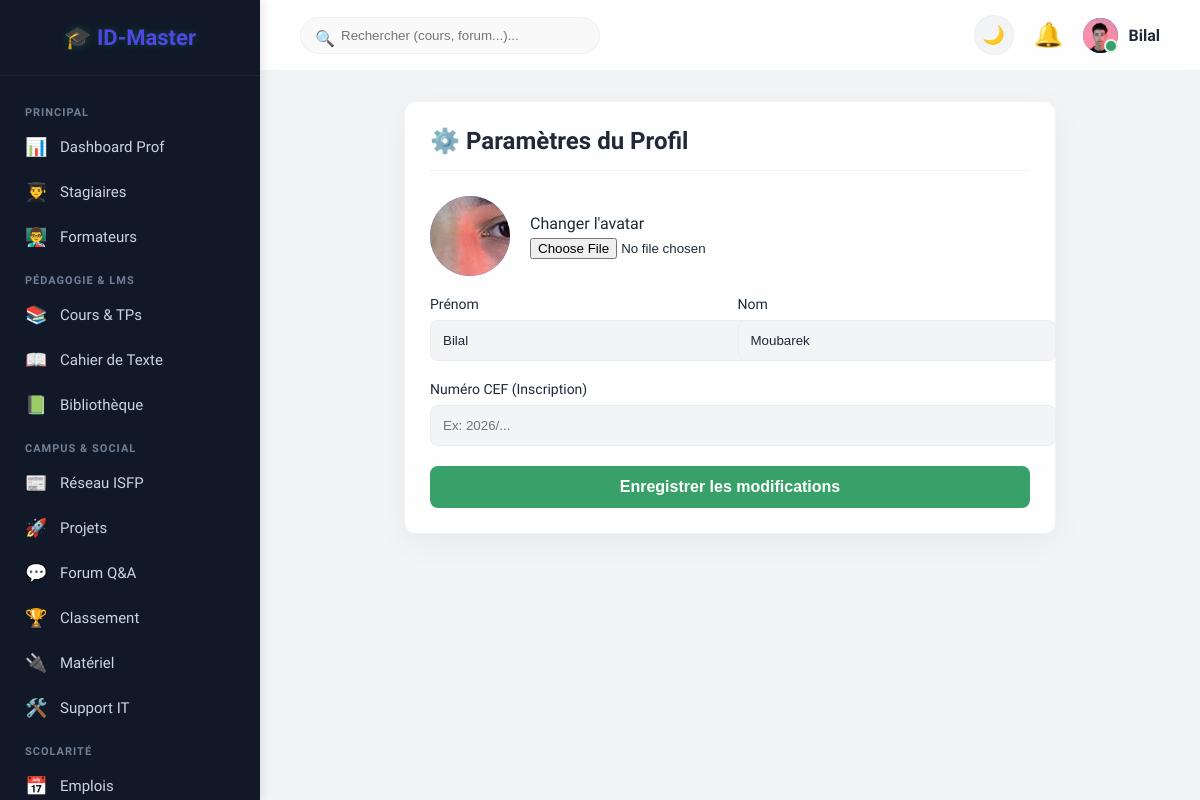
The app's page /settings/ (signed in) with its own data.
### accounts/models.py (models this page shows, shortened)
class CustomUser(AbstractUser):
    ROLE_CHOICES = (('admin', 'Administrateur'), ('professor', 'Professeur'), ('etudiant', 'Étudiant'))
    role = models.CharField(max_length=20, choices=ROLE_CHOICES, default='etudiant')
    profile_picture = models.ImageField(upload_to='profiles/', blank=True, null=True)
    numero_cef = models.CharField(max_length=50, blank=True, null=True, verbose_name="N° Inscription (CEF)")
    last_activity = models.DateTimeField(default=timezone.now)

### accounts/views.py (the view, shortened to what this page needs)
# urls.py: path('settings/', settings_view, name='settings'),
def settings_view(request):
    if not request.user.is_authenticated: return redirect('login')
    return render(request, 'accounts/settings.html')

### accounts/templates/accounts/settings.html (shortened to what this page needs)
{% extends 'accounts/base.html' %}
{% block content %}
<div class="card" style="max-width: 600px; margin: 0 auto;">
    <h2 style="margin-top: 0; color: var(--text-main); margin-bottom: 25px; border-bottom: 1px solid var(--border-color); padding-bottom: 15px;">⚙️ Paramètres du Profil</h2>
    <form method="POST" enctype="multipart/form-data" style="display: flex; flex-direction: column; gap: 20px;">
        <div style="display: flex; align-items: center; gap: 20px;">
            <div class="avatar-container" style="width: 80px; height: 80px; font-size: 30px;">
                {% if request.user.profile_picture %}<img src="{{ request.user.profile_picture.url }}">{% else %}{{ request.user.username|make_list|first|upper }}{% endif %}
            </div>
            <div>
                <label style="display: block; margin-bottom: 5px; font-weight: 500; color: var(--text-main);">Changer l'avatar</label>
                <input type="file" name="profile_picture" accept="image/*" style="color: var(--text-main);">
            </div>
        </div>
        <div style="display: grid; grid-template-columns: 1fr 1fr; gap: 15px;">
            <div>
                <label style="display: block; margin-bottom: 8px; font-size: 14px; font-weight: 500; color: var(--text-main);">Prénom</label>
                <input type="text" name="first_name" value="{{ request.user.first_name }}" style="width: 100%; padding: 12px; border: 1px solid var(--border-color); border-radius: 8px; background: var(--bg-body); color: var(--text-main); outline: none;">
            </div>
            <div>
                <label style="display: block; margin-bottom: 8px; font-size: 14px; font-weight: 500; color: var(--text-main);">Nom</label>
                <input type="text" name="last_name" value="{{ request.user.last_name }}" style="width: 100%; padding: 12px; border: 1px solid var(--border-color); border-radius: 8px; background: var(--bg-body); color: var(--text-main); outline: none;">
            </div>
        </div>
        <div>
            <label style="display: block; margin-bottom: 8px; font-size: 14px; font-weight: 500; color: var(--text-main);">Numéro CEF (Inscription)</label>
            <input type="text" name="numero_cef" value="{{ request.user.numero_cef|default:'' }}" placeholder="Ex: 2026/..." style="width: 100%; padding: 12px; border: 1px solid var(--border-color); border-radius: 8px; background: var(--bg-body); color: var(--text-main); outline: none;">
        </div>
        <button type="submit" style="background: #38a169; color: white; padding: 12px; border: none; border-radius: 8px; font-weight: bold; cursor: pointer; font-size: 16px;">Enregistrer les modifications</button>
    </form>
</div>
{% endblock %}

### accounts/templates/accounts/base.html (shortened to what this page needs)
<!DOCTYPE html>
<html lang="fr">
<head>
</head>
<body>
    <aside class="sidebar" id="sidebar">
        <div class="sidebar-logo">🎓 ID-Master</div>
        <nav>
            <div class="section-title">Principal</div>
            {% if request.user.role == 'etudiant' %}
                <a href="{% url 'student_dashboard' %}"><span>🏠</span> Mon Espace</a>
            {% else %}
                <a href="{% url 'dashboard' %}"><span>📊</span> Dashboard Prof</a>
                <a href="{% url 'stagiaires' %}"><span>👨‍🎓</span> Stagiaires</a>
                <a href="{% url 'formateurs' %}"><span>👨‍🏫</span> Formateurs</a>
            {% endif %}
            <div class="section-title">Pédagogie & LMS</div>
            <a href="{% url 'courses_list' %}"><span>📚</span> Cours & TPs</a>
            <a href="{% url 'cahier_texte' %}"><span>📖</span> Cahier de Texte</a>
            <a href="{% url 'bibliotheque' %}"><span>📗</span> Bibliothèque</a>
            <div class="section-title">Campus & Social</div>
            <a href="{% url 'feed' %}"><span>📰</span> Réseau ISFP</a>
            <a href="{% url 'projets_stagiaires' %}"><span>🚀</span> Projets</a>
            <a href="{% url 'forum' %}"><span>💬</span> Forum Q&A</a>
            <a href="{% url 'leaderboard' %}"><span>🏆</span> Classement</a>
            <a href="{% url 'equipments' %}"><span>🔌</span> Matériel</a>
            <a href="{% url 'support_tickets' %}"><span>🛠️</span> Support IT</a>
            <div class="section-title">Scolarité</div>
            <a href="{% url 'emploi' %}"><span>📅</span> Emplois</a>
        </nav>
    </aside>
    <div class="main-wrapper">
        <header class="top-nav">
            <div style="display: flex; align-items: center; gap: 15px;">
                <form action="{% url 'global_search' %}" method="GET" class="search-container">
                    <span class="search-icon">🔍</span>
                    <input type="text" name="q" value="{{ query }}" class="search-bar" placeholder="Rechercher (cours, forum...)..." required>
                </form>
            </div>
            <div style="display: flex; align-items: center; gap: 20px;">
                <button id="themeToggleBtn" onclick="toggleTheme()" style="background: var(--bg-body); border: 1px solid var(--border-color); color: var(--text-main); width: 40px; height: 40px; border-radius: 50%; cursor: pointer; display: flex; align-items: center; justify-content: center; font-size: 18px; transition: 0.3s;" title="Cyberpunk / Light Mode">
                </button>
                <div style="position: relative;" id="notifContainer">
                    <div onclick="toggleNotifMenu()" style="position: relative; cursor: pointer; display: flex; align-items: center;" title="Notifications">
                        <span style="font-size: 24px;">🔔</span>
                    </div>
                </div>
                <div class="header-brand">
                    <a href="{% url 'settings' %}" style="display: flex; align-items: center; gap: 10px; text-decoration: none; color: var(--text-main); font-weight: 600;">
                        <div style="position: relative;">
                            <div class="avatar-container" style="width: 35px; height: 35px;">
                                {% if request.user.profile_picture %}<img src="{{ request.user.profile_picture.url }}" style="width: 100%; height: 100%; object-fit: cover;">{% else %}{{ request.user.username|make_list|first|upper }}{% endif %}
                            </div>
                            <span class="online-dot"></span>
                        </div>
                        <span class="desktop-name">{{ request.user.first_name|default:request.user.username }}</span>
                    </a>
                </div>
            </div>
        </header>
        <main class="content">
            {% block content %}{% endblock %}
        </main>
    </div>
</body>
</html>

### accounts/templates/accounts/base.html (style rules this page uses)
:root { --bg-body: #f3f4f6; --bg-card: rgba(255, 255, 255, 0.85); --text-main: #1f2937; --text-muted: #6b7280; --border-color: rgba(229, 231, 235, 0.5); --sidebar-bg: #111827; --sidebar-hover: #1f2937; --accent: #4f46e5; --header-bg: rgba(255, 255, 255, 0.85); --shadow-card: 0 8px 32px rgba(0, 0, 0, 0.05); --glass-blur: blur(12px); }
body { font-family: 'Tajawal', sans-serif; background-color: var(--bg-body); color: var(--text-main); margin: 0; display: flex; height: 100vh; overflow: hidden; transition: background-color 0.4s, color 0.4s; }
.sidebar { width: 260px; background-color: var(--sidebar-bg); color: white; display: flex; flex-direction: column; transition: 0.3s cubic-bezier(0.4, 0, 0.2, 1); box-shadow: 2px 0 10px rgba(0,0,0,0.1); z-index: 1000; }
.sidebar-logo { padding: 25px 20px; text-align: center; font-size: 22px; font-weight: bold; color: var(--accent); border-bottom: 1px solid rgba(255,255,255,0.05); text-shadow: 0 0 10px rgba(0, 255, 157, 0.2); }
.sidebar nav { flex: 1; padding-top: 15px; overflow-y: auto; }
.section-title { padding: 15px 25px 5px 25px; color: #718096; font-size: 11px; text-transform: uppercase; font-weight: bold; letter-spacing: 1px; }
.sidebar nav a { display: flex; align-items: center; padding: 12px 25px; color: #cbd5e0; text-decoration: none; font-size: 15px; transition: 0.2s; }
.sidebar nav a span { margin-right: 15px; font-size: 18px; width: 20px; text-align: center; transition: 0.2s; }
.main-wrapper { flex: 1; display: flex; flex-direction: column; overflow-y: auto; }
.top-nav { background: var(--header-bg); backdrop-filter: var(--glass-blur); height: 70px; display: flex; justify-content: space-between; align-items: center; padding: 0 40px; border-bottom: 1px solid var(--border-color); z-index: 10; position: sticky; top: 0; }
.search-container { position: relative; width: 300px; }
.search-bar { width: 100%; padding: 10px 15px 10px 40px; border: 1px solid var(--border-color); border-radius: 20px; background: rgba(0,0,0,0.02); color: var(--text-main); outline: none; transition: 0.3s; box-sizing: border-box; }
.search-icon { position: absolute; left: 15px; top: 12px; color: var(--text-muted); z-index: 2; }
.content { padding: 30px 40px; animation: fadeInDown 0.5s ease-out forwards; }
.card { background: var(--bg-card); backdrop-filter: var(--glass-blur); border: 1px solid var(--border-color); border-radius: 12px; padding: 25px; box-shadow: var(--shadow-card); transition: transform 0.3s, box-shadow 0.3s, border-color 0.3s; }
.online-dot { width: 10px; height: 10px; background-color: #38a169; border-radius: 50%; display: inline-block; border: 2px solid var(--bg-card); position: absolute; bottom: 0; right: 0; }
.avatar-container { position: relative; width: 40px; height: 40px; border-radius: 50%; background: var(--accent); color: #000; display: flex; justify-content: center; align-items: center; font-weight: bold; overflow: hidden; }

### records on screen
CustomUser: user.profile_picture (picture), user.first_name "Bilal", first_name "Bilal", last_name "Moubarek"
